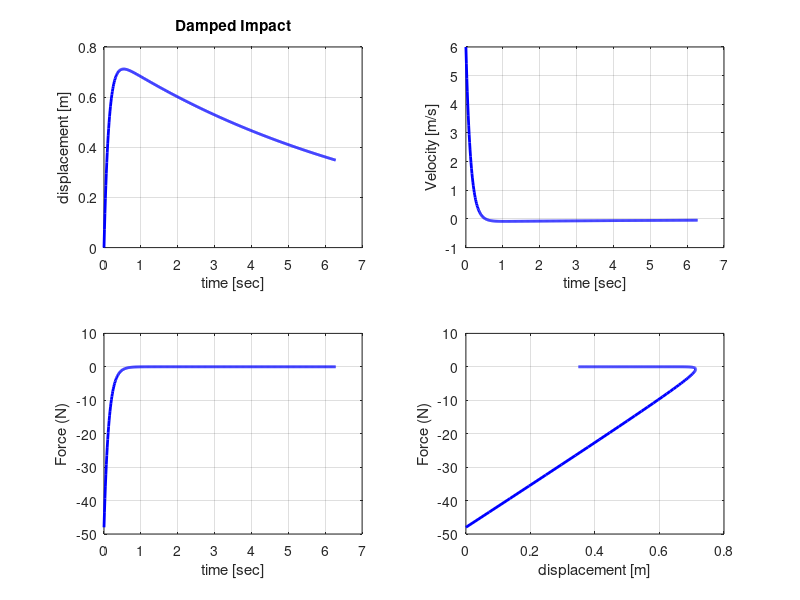

Reproduce this figure in MATLAB.

% DampedImpactGeneralHW.m

% The code for a critically damped system is provided below. Your homework
% is to complete the code so that it can plot results for an overdamped
% system (DF>1) and an underdamped system (DF<1).

% v4 - 3/26/13 update the comments to specify a change in C to change DF.

% The DF can be changed by changing C. Turn in overlayed plots for DFs of
% 0.25, 0.5, 1, 2, and 4

K = 1;          % Stiffness
M = 1;          % Mass
C = 8;          % Damping Constant

% The Initial Conditions - note that they are generalized, but for impact,
% Xo should be set to 0.

Vo = 6;         % Initial Velocity
Xo = 0;         % Initial Displacement

% The values of the parameters below will be reported in the Command Window
% - you may find them useful for tuing your system

OmegaN = sqrt(K/M);				% Natural Frequency (Rad/sec)
DF = C/(2*M*OmegaN)				% Damping Factor
OmegaD = OmegaN*sqrt(1-DF^2);	% Damped Natural Frequency (Rad/sec)
CriticalC = 2*M*OmegaN			% Critical Damping Constant
Undampedfreq = OmegaN/(2*pi)    % Undamped Natural Frequency
Dampedfreq = OmegaD/(2*pi)      % Damped Natural Frequency
period = 1/Undampedfreq;

% controls the range and sampling on the time axis

numperiods = 1; % controls the range on the time axis
timeaxis = period*numperiods;
t = 0:timeaxis/500:timeaxis;


%   For a critically damped system

if DF==1
    A1=Xo;
    A2=Vo+Xo*DF*OmegaN;
    x = (A1+A2*t).*exp(-DF*OmegaN*t);
    v = (-A1*DF*OmegaN+A2*(1-DF*OmegaN*t)).*exp(-DF*OmegaN*t);
    F = M*(A1*(DF*OmegaN)^2-A2*(2*DF*OmegaN-(DF*OmegaN)^2*t)).*exp(-DF*OmegaN*t);
    subplot(2,2,1)
    % plot the displacment history
    plot(t,x,'-g','linewidth', 2);
    hold off
    hold on      % uncomment this line to overlay plots for each run
    xlabel('time [sec]'), ylabel('displacement [m]')
    grid
    title('Damped Impact')
    subplot(2,2,2)
    % plot the velocity history
    plot(t,v,'-g','linewidth', 2);
    hold off
    hold on      % uncomment this line to overlay plots for each run
    xlabel('time [sec]'), ylabel('Velocity [m/s]')
    grid
    subplot(2,2,3)
    % plot the force history
    plot(t,F,'-g','linewidth', 2);
    hold off
    hold on      % uncomment this line to overlay plots for each run
    xlabel('time [sec]'), ylabel('Force (N)')
    grid
    subplot(2,2,4)
    % plot the force-displacment response
    plot(x,F,'-g','linewidth', 2);
    hold off
    hold on      % uncomment this line to overlay plots for each run
    xlabel('displacement [m]'), ylabel('Force (N)')
    grid
end

%   For an underdamped system - YOU NEED TO DERIVE AND CODE THIS

if DF<1
    disp('This is your HW - you have not coded this DF condition yet')
    s2 = (-DF + (((DF).^2)-1)^(0.5)).*OmegaN;
    s1 = (-DF - (((DF).^2)-1)^(0.5)).*OmegaN;
    A1 = -(6./(s2-s1));
    A2 = (6./(s2-s1));
    x = A1.*exp(s1.*t)+A2.*exp(s2.*t);
    v = A1.*s1.*exp(s1.*t)+A2.*s2.*exp(s2.*t);
    F = M.*(A1.*(s1.^2).*exp(s1.*t)+A2.*(s2.^2).*exp(s2.*t));
    %A1 = Xo/2;
    %A2 = (-Vo + DF.*OmegaN.*Xo)./(2.*OmegaD);
    %x = (A1.*exp(1i.*OmegaD.*t)+A2.*exp(-1i.*OmegaD.*t)).*exp(-DF.*OmegaN.*t);
    %v = (exp(DF.*OmegaN.*(t.^2).*1i.*OmegaD).*((1i.*A1.*exp(2.*1i.*OmegaD.*t).*(OmegaD+(1i.*DF.*OmegaN))+(A2((-DF.*OmegaN)-(1i.*OmegaD))))));
    %F = M.*((-C.*(OmegaD.^2).*exp(-DF.*OmegaN.*t).*sind(OmegaD.*t+phase))+(C.*(DF.^2).*(OmegaN.^2).*exp(-DF.*OmegaN.*t).*sind(OmegaD.*t+phase))-(2.*C.*DF.*OmegaD.*OmegaN.*exp(-DF.*OmegaN.*t).*cosd(OmegaD.*t+phase)));
     subplot(2,2,1)
     % plot the displacment history
     plot(t,x,'-r','linewidth', 2);
     hold off
     hold on
     xlabel('time [sec]'), ylabel('displacement [m]')
     grid
     title('Damped Impact')
     subplot(2,2,2)
     % plot the velocity history
     plot(t,v,'-r','linewidth', 2);
     hold off
     hold on
     xlabel('time [sec]'), ylabel('Velocity [m/s]')
     grid
     subplot(2,2,3)
     % plot the force history
     plot(t,F, 'r', 'linewidth', 2);
     hold off
     hold on
     xlabel('time [sec]'), ylabel('Force (N)')
     grid
     subplot(2,2,4)
     % plot the force-displacment response
     plot(x,F,'-r','linewidth', 2);
     hold off
     hold on
     xlabel('displacement [m]'), ylabel('Force (N)')
     grid
end

%   For an overdamped system - YOU NEED TO DERIVE AND CODE THIS

if DF>1
    disp('This is your HW - you have not coded this DF condition yet')
    s2 = (-DF + (((DF).^2)-1)^(0.5)).*OmegaN;
    s1 = (-DF - (((DF).^2)-1)^(0.5)).*OmegaN;
    A1 = -(6./(s2-s1));
    A2 = (6./(s2-s1));
    x = A1.*exp(s1.*t)+A2.*exp(s2.*t);
    v = A1.*s1.*exp(s1.*t)+A2.*s2.*exp(s2.*t);
    F = M.*(A1.*(s1.^2).*exp(s1.*t)+A2.*(s2.^2).*exp(s2.*t));
    subplot(2,2,1)
    % plot the displacment history
    plot(t,x,'-b','linewidth', 2);
    hold off
    hold on
    xlabel('time [sec]'), ylabel('displacement [m]')
    grid
    title('Damped Impact')
    subplot(2,2,2)
    % plot the velocity history
    plot(t,v,'-b','linewidth', 2);
    hold off
    hold on
    xlabel('time [sec]'), ylabel('Velocity [m/s]')
    grid
    subplot(2,2,3)
    % plot the force history
    plot(t,F, 'b', 'linewidth', 2);
    hold off
    hold on
    xlabel('time [sec]'), ylabel('Force (N)')
    grid
    subplot(2,2,4)
    % plot the force-displacment response
    plot(x,F,'-b','linewidth', 2);
    hold off
    hold on
    xlabel('displacement [m]'), ylabel('Force (N)')
    grid
end